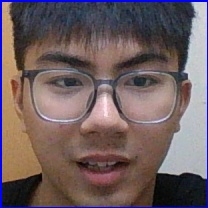
#> input picture Nghien Cuu Khoa Hoc/dataset/User.0.1.jpg, 208 x 208 px, given as the content of the folder Ki_Cuoi/Xu Ly Anh Python/Nghien Cuu Khoa Hoc/dataset/dataImg, which was not available
$ python -i Train.py   (imports and definitions only)
#> lines starting #> are read from the running program, lines starting #| are printed output that depends on the picture; pictures that were not available may be replaced by others from this repository, and a replacement may not be noted
import cv2
import numpy as np
from PIL import Image
import os

directory = r'E:\Learning\Hoc_Ki_Cuoi\Xu Ly Anh Python\Nghien Cuu Khoa Hoc\dataset\dataImg'
recoginzer = cv2.face.LBPHFaceRecognizer_create()
face_detector = cv2.CascadeClassifier(cv2.data.haarcascades + 'haarcascade_frontalface_default.xml')

def getImagesandLabels(path) :
    imagePaths = [os.path.join(path,f) for f in os.listdir(path)]
    faceSamples = []
    ids = []

    for imagePath in imagePaths :
        PIL_img = Image.open(imagePath).convert('L')  # convert it to grayscale
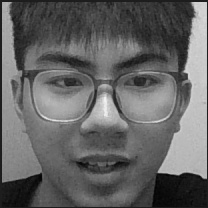
#> PIL_img: PIL image 208x208 L; min 2, max 242, mean 99.9
        img_numpy = np.array(PIL_img,'uint8')

        id = int(os.path.split(imagePath)[-1].split(".")[1])

        faces = face_detector.detectMultiScale(img_numpy)
#> faces = [[14, 11, 184, 184]]

        for(x,y,w,h) in faces :
            faceSamples.append(img_numpy[y:y+h,x:x+w])
            ids.append(id)
#> this loop made 1 pass
#> after the loop, faceSamples = 1 item; ids = [0]

    return faceSamples,ids

# [1 line not run here, left out]
faces,ids = getImagesandLabels(directory)
#> faces = 1 item; ids = [0]
# [4 lines not run here, left out]

>>> result = getImagesandLabels('../dataset/User.0.1.jpg')
#> the loop in getImagesandLabels (call 2), `for(x,y,w,h) in faces :` made 1 pass

$ run again, on Nghien Cuu Khoa Hoc/dataset/User.0.10.jpg
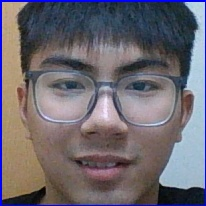
#> input picture Nghien Cuu Khoa Hoc/dataset/User.0.10.jpg, 206 x 206 px, given as the content of the folder Ki_Cuoi/Xu Ly Anh Python/Nghien Cuu Khoa Hoc/dataset/dataImg, which was not available
#> in getImagesandLabels, `PIL_img = Image.open(imagePath).convert('L')`:
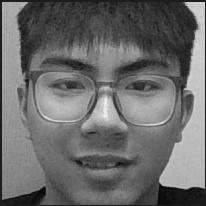
#> PIL_img: PIL image 206x206 L; min 1, max 242, mean 106.6
#> in getImagesandLabels, `faces = face_detector.detectMultiScale(img_numpy)`: faces = [[19, 14, 174, 174]]
#> the loop in getImagesandLabels, `for(x,y,w,h) in faces :` made 1 pass
#> after the loop in getImagesandLabels, `for(x,y,w,h) in faces :`: faceSamples = 1 item; ids = [0]
#> `faces,ids = getImagesandLabels(directory)`: faces = 1 item; ids = [0]
#> the loop in getImagesandLabels (call 2), `for(x,y,w,h) in faces :` made 1 pass

$ run again, on Nghien Cuu Khoa Hoc/dataset/User.0.11.jpg
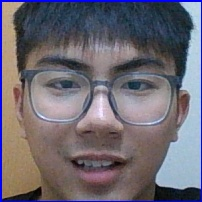
#> input picture Nghien Cuu Khoa Hoc/dataset/User.0.11.jpg, 202 x 202 px, given as the content of the folder Ki_Cuoi/Xu Ly Anh Python/Nghien Cuu Khoa Hoc/dataset/dataImg, which was not available
#> in getImagesandLabels, `PIL_img = Image.open(imagePath).convert('L')`:
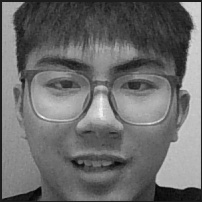
#> PIL_img: PIL image 202x202 L; min 4, max 243, mean 107.2
#> in getImagesandLabels, `faces = face_detector.detectMultiScale(img_numpy)`: faces = [[10, 12, 175, 175]]
#> the loop in getImagesandLabels, `for(x,y,w,h) in faces :` made 1 pass
#> after the loop in getImagesandLabels, `for(x,y,w,h) in faces :`: faceSamples = 1 item; ids = [0]
#> `faces,ids = getImagesandLabels(directory)`: faces = 1 item; ids = [0]
#> the loop in getImagesandLabels (call 2), `for(x,y,w,h) in faces :` made 1 pass

$ run again, on Nghien Cuu Khoa Hoc/dataset/User.0.12.jpg
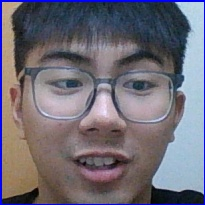
#> input picture Nghien Cuu Khoa Hoc/dataset/User.0.12.jpg, 205 x 205 px, given as the content of the folder Ki_Cuoi/Xu Ly Anh Python/Nghien Cuu Khoa Hoc/dataset/dataImg, which was not available
#> in getImagesandLabels, `PIL_img = Image.open(imagePath).convert('L')`:
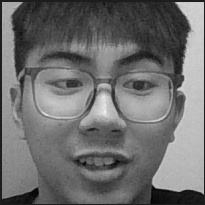
#> PIL_img: PIL image 205x205 L; min 4, max 238, mean 110
#> in getImagesandLabels, `faces = face_detector.detectMultiScale(img_numpy)`: faces = [[14, 12, 179, 179]]
#> the loop in getImagesandLabels, `for(x,y,w,h) in faces :` made 1 pass
#> after the loop in getImagesandLabels, `for(x,y,w,h) in faces :`: faceSamples = 1 item; ids = [0]
#> `faces,ids = getImagesandLabels(directory)`: faces = 1 item; ids = [0]
#> the loop in getImagesandLabels (call 2), `for(x,y,w,h) in faces :` made 1 pass
